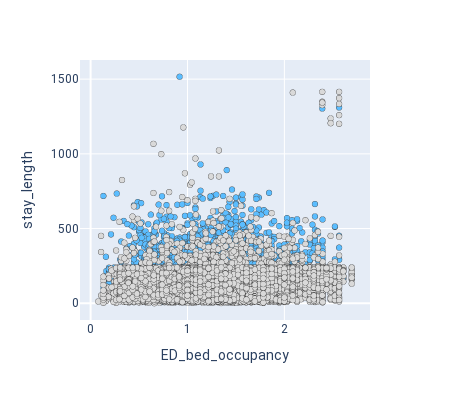

Notebook source saved alongside this figure:
### Code cell
def eda3_plot(df):
    '''
    Plots a scatterplot from a dataframe loaded by user, that has
    fields 'ED bed occupancy' and 'Stay_length' according to data dictionary
    '''
    plot_df = df[['ED bed occupancy', 'Stay_length', 'Admission_ALL']]#.value_counts().to_frame().reset_index()
    plot_df['Admission_ALL'] = plot_df['Admission_ALL'].astype(str)
    dict_adm = {'0.0': 'discharged', '1.0': 'admitted'}
    plot_df = plot_df.replace({'Admission_ALL': dict_adm})
    plot_df.rename(columns={'ED bed occupancy': 'ED_bed_occupancy', 
                            'Admission_ALL': 'admission_status',
                            'Stay_length': 'stay_length'}, inplace=True)
    plot=px.scatter(plot_df, x='ED_bed_occupancy', y='stay_length',  
                color='admission_status', 
                width=450, height=400,
                color_discrete_sequence=['#5BBDFF', '#D9D9D9']
                )
    return plot

fig = eda3_plot(df)

fig.update_layout(  font_family='Roboto', 
                    showlegend=False
                    )

fig.update_traces(mode='markers', marker_line_width=0.5)

fig.show()

### Figure 1 — Plotly figure (JSON) as saved in the notebook; plotly's stock layout.template omitted (floating-point values rounded to 4 significant figures; data arrays with more than 128 entries replaced by an {"elided": "..."} marker saying what was removed)
{"data": [{"hovertemplate": "admission_status=admitted<br>ED_bed_occupancy=%{x}<br>stay_length=%{y}<extra></extra>", "legendgroup": "admitted", "marker": {"color": "#5BBDFF", "line": {"width": 0.5}, "symbol": "circle"}, "mode": "markers", "name": "admitted", "showlegend": true, "type": "scattergl", "x": {"elided": "6263 float values"}, "xaxis": "x", "y": {"elided": "6263 float values"}, "yaxis": "y"}, {"hovertemplate": "admission_status=discharged<br>ED_bed_occupancy=%{x}<br>stay_length=%{y}<extra></extra>", "legendgroup": "discharged", "marker": {"color": "#D9D9D9", "line": {"width": 0.5}, "symbol": "circle"}, "mode": "markers", "name": "discharged", "showlegend": true, "type": "scattergl", "x": {"elided": "13471 float values"}, "xaxis": "x", "y": {"elided": "13471 float values"}, "yaxis": "y"}, {"hovertemplate": "admission_status=nan<br>ED_bed_occupancy=%{x}<br>stay_length=%{y}<extra></extra>", "legendgroup": "nan", "marker": {"color": "#5BBDFF", "line": {"width": 0.5}, "symbol": "circle"}, "mode": "markers", "name": "nan", "showlegend": true, "type": "scattergl", "x": [null], "xaxis": "x", "y": [null], "yaxis": "y"}, {"hovertemplate": "admission_status=6263.0<br>ED_bed_occupancy=%{x}<br>stay_length=%{y}<extra></extra>", "legendgroup": "6263.0", "marker": {"color": "#D9D9D9", "line": {"width": 0.5}, "symbol": "circle"}, "mode": "markers", "name": "6263.0", "showlegend": true, "type": "scattergl", "x": [null], "xaxis": "x", "y": [null], "yaxis": "y"}, {"hovertemplate": "admission_status=0.31737103476233913<br>ED_bed_occupancy=%{x}<br>stay_length=%{y}<extra></extra>", "legendgroup": "0.31737103476233913", "marker": {"color": "#5BBDFF", "line": {"width": 0.5}, "symbol": "circle"}, "mode": "markers", "name": "0.31737103476233913", "showlegend": true, "type": "scattergl", "x": [null], "xaxis": "x", "y": [null], "yaxis": "y"}], "layout": {"font": {"family": "Roboto"}, "height": 400, "legend": {"title": {"text": "admission_status"}, "tracegroupgap": 0}, "margin": {"t": 60}, "showlegend": false, "width": 450, "xaxis": {"anchor": "y", "domain": [0, 1], "title": {"text": "ED_bed_occupancy"}}, "yaxis": {"anchor": "x", "domain": [0, 1], "title": {"text": "stay_length"}}}}
